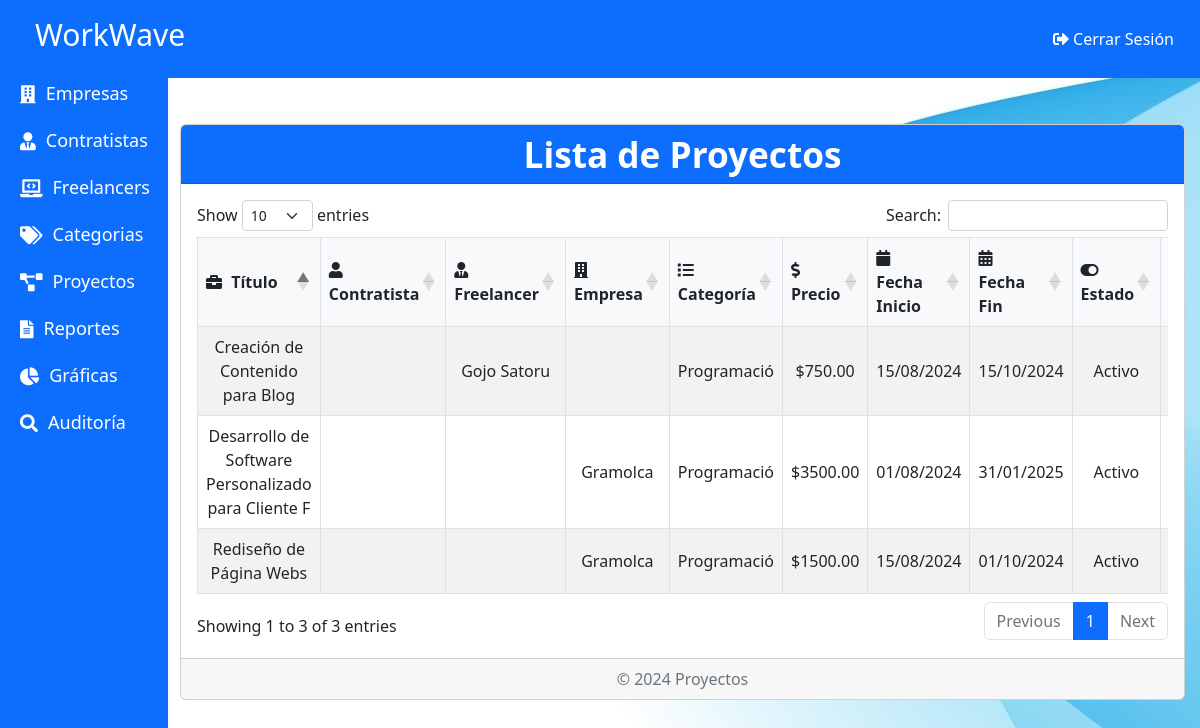
/Admin/Proyectos.php, run on an earlier commit of the app's database.
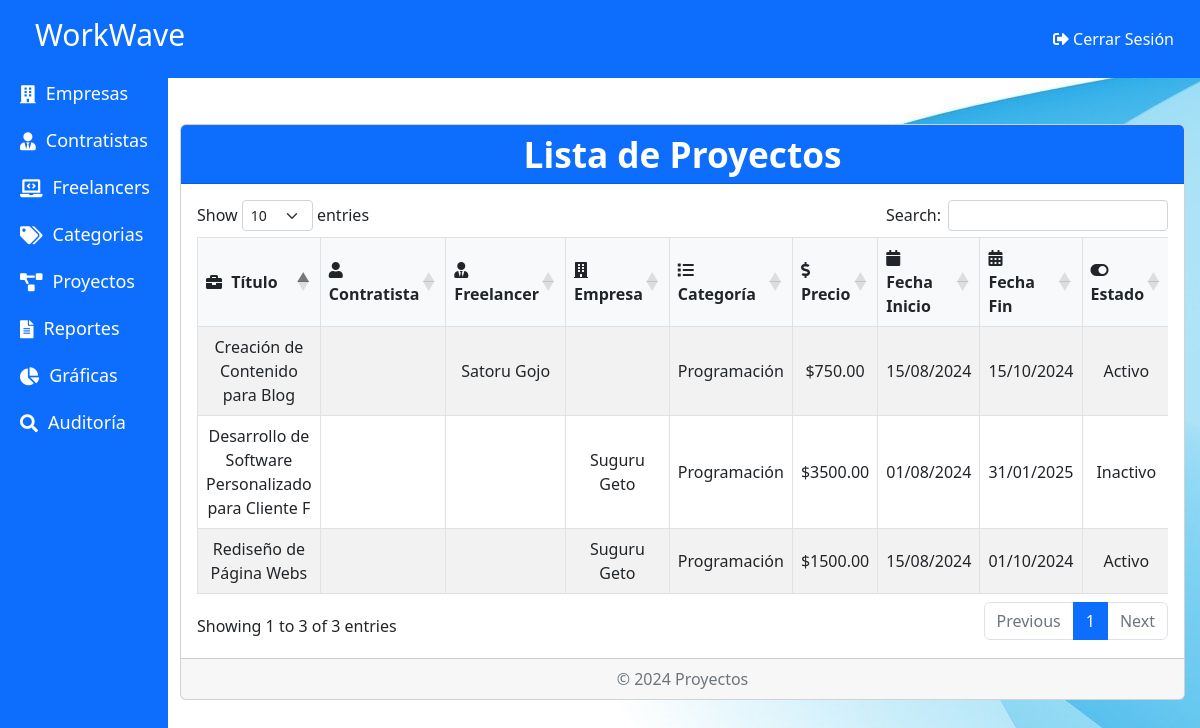
And on a later commit of the database.
### tables this page shows
CREATE TABLE `proyectos` (
  `id` int(11) NOT NULL,
  `tipo_usuario` enum('contratistas','freelancers','empresas') NOT NULL,
  `contratista_id` int(11) DEFAULT NULL,
  `freelancer_id` int(11) DEFAULT NULL,
  `empresa_id` int(11) DEFAULT NULL,
  `titulo` varchar(255) NOT NULL,
  `descripcion` text DEFAULT NULL,
  `image_url` varchar(255) DEFAULT NULL,
  `categoria_id` int(11) DEFAULT NULL,
  `precio` decimal(10,2) DEFAULT NULL,
  `estado` tinyint(1) DEFAULT 1,
  `fecha_inicio` date DEFAULT NULL,
  `fecha_fin` date DEFAULT NULL,
  `fecha_registro` timestamp NOT NULL DEFAULT current_timestamp(),
  `intereses` text DEFAULT NULL,
  `Etiqueta` enum('Oferta','Servicio') DEFAULT NULL
);

CREATE TABLE `empresas` (
  `id` int(11) NOT NULL,
  `nombre_empresa` varchar(255) NOT NULL,
  `email` varchar(255) NOT NULL,
  `telefono` varchar(20) NOT NULL,
  `rif` text NOT NULL,
  `direccion` text NOT NULL,
  `descripcion_empresa` text NOT NULL,
  `sitio_web` varchar(255) DEFAULT NULL,
  `contrasena` varchar(255) NOT NULL,
  `Estado` tinyint(1) DEFAULT 1,
  `image_url` varchar(255) DEFAULT NULL,
  `doc_rif` varchar(255) DEFAULT NULL
);

CREATE TABLE `categorias` (
  `id` int(11) NOT NULL,
  `nombre` varchar(255) NOT NULL,
  `descripcion` text DEFAULT NULL,
  `estado` tinyint(1) NOT NULL DEFAULT 1
);

CREATE TABLE `freelancers` (
  `id` int(11) NOT NULL,
  `nombre` varchar(255) NOT NULL,
  `email` varchar(255) NOT NULL,
  `telefono` varchar(20) NOT NULL,
  `direccion` text NOT NULL,
  `descripcion_habilidades` text NOT NULL,
  `curriculum` varchar(255) DEFAULT NULL,
  `portafolio` varchar(255) DEFAULT NULL,
  `contrasena` varchar(255) NOT NULL,
  `Estado` tinyint(1) DEFAULT 0,
  `image_url` varchar(255) DEFAULT NULL
);

### Admin/Proyectos.php (the view, shortened to what this page needs)
<?php
include './Dashboard.php';
?>
<!DOCTYPE html>
<html lang="es">
<head>
    <link href="./Assets/css/bootstrap.min.css" rel="stylesheet">
    <link rel="stylesheet" href="https://cdnjs.cloudflare.com/ajax/libs/font-awesome/5.15.4/css/all.min.css">
    <link rel="stylesheet" href="https://cdn.datatables.net/1.11.5/css/dataTables.bootstrap5.min.css">
    <link rel="stylesheet" href="./Assets/css/CRUD.css">
</head>
<body>
<nav class="navbar navbar-expand-lg navbar-light bg-light">
    <div class="container-fluid">
        <a class="navbar-brand" href="#">Proyectos</a>
    </div>
</nav>
<div class="container mt-5 content-wrapper">
    <div class="card">
        <div class="card-header bg-primary text-white">
            <h2 class="card-title m-0" style="color: white;">Lista de Proyectos</h2>
        </div>
        <div class="card-body">
            <div class="table-responsive">
                <table id="proyectosTable" class="table table-bordered table-striped table-hover">
                    <thead>
                        <tr class="text-center">
                            <th><i class="fas fa-briefcase"></i> Título</th>
                            <th><i class="fas fa-user"></i> Contratista</th>
                            <th><i class="fas fa-user-tie"></i> Freelancer</th>
                            <th><i class="fas fa-building"></i> Empresa</th>
                            <th><i class="fas fa-list"></i> Categoría</th>
                            <th><i class="fas fa-dollar-sign"></i> Precio</th>
                            <th><i class="fas fa-calendar"></i> Fecha Inicio</th>
                            <th><i class="fas fa-calendar-alt"></i> Fecha Fin</th>
                            <th><i class="fas fa-toggle-on"></i> Estado</th>
                            <th><i class="fas fa-cogs"></i> Acciones</th>
                        </tr>
                    </thead>
                    <tbody>
                        <?php
                        include './conexion.php';
                        $sql = "SELECT p.*,
                                    c.nombre AS contratista_nombre,
                                    f.nombre AS freelancer_nombre,
                                    e.nombre_empresa AS empresa_nombre,
                                    cat.nombre AS categoria_nombre
                                FROM proyectos p
                                LEFT JOIN contratistas c ON p.contratista_id = c.id
                                LEFT JOIN freelancers f ON p.freelancer_id = f.id
                                LEFT JOIN empresas e ON p.empresa_id = e.id
                                LEFT JOIN categorias cat ON p.categoria_id = cat.id";
                        $result = $conn->query($sql);
                        if ($result->num_rows > 0) {
                            while ($row = $result->fetch_assoc()) {
                                $fecha_inicio = date("d/m/Y", strtotime($row['fecha_inicio']));
                                $fecha_fin = date("d/m/Y", strtotime($row['fecha_fin']));
                                echo "<tr>
                                    <td>{$row['titulo']}</td>
                                    <td>{$row['contratista_nombre']}</td>
                                    <td>{$row['freelancer_nombre']}</td>
                                    <td>{$row['empresa_nombre']}</td>
                                    <td>{$row['categoria_nombre']}</td>
                                    <td>\${$row['precio']}</td>
                                    <td>{$fecha_inicio}</td>
                                    <td>{$fecha_fin}</td>
                                    <td class='text-center'>".($row['estado'] ? 'Activo' : 'Inactivo')."</td>
                                    <td class='text-center'>
                                        <button onclick='toggleStatus({$row['id']}, ".($row['estado'] ? 'false' : 'true').")' class='btn ".($row['estado'] ? 'btn-danger' : 'btn-success')." btn-sm' title='Cambiar Estado'>
                                            <i class='fas ".($row['estado'] ? 'fa-lock' : 'fa-lock-open')."'></i>
                                        </button>
                                    </td>
                                </tr>";
                            }
                        } else {
                            echo "<tr><td colspan='10' class='text-center'>No se encontraron proyectos</td></tr>";
                        }
                        ?>
                    </tbody>
                </table>
            </div>
        </div>
        <div class="card-footer text-muted text-center">
            <p class="mb-0">© 2024 Proyectos</p>
        </div>
    </div>
</div>
</body>
</html>

What changed in the data, as far as the page shows it:
changed proyectos "Rediseño de Página Webs": empresa.nombre_empresa "Gramolca" → "Suguru Geto"; categoria.nombre "Programació" → "Programación"
changed proyectos "Creación de Contenido para Blog": freelancer.nombre "Gojo Satoru" → "Satoru Gojo"; categoria.nombre "Programació" → "Programación"
changed proyectos "Desarrollo de Software Personalizado para Cliente F": empresa.nombre_empresa "Gramolca" → "Suguru Geto"; categoria.nombre "Programació" → "Programación"; estado "Activo" → "Inactivo"
